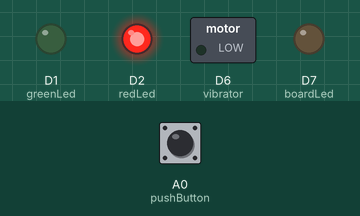
Recording of a sketch running on a simulated Particle Photon. On the bench: switched loads named in the sketch (green lamp = pin HIGH), output pins drawn as LEDs (lit = HIGH). Dashed ring = blinking. Inputs (shaded band) come from the test bench; at power-on: A0 (pushButton) HIGH. Pins used as bus, display or sensor lines are not drawn.

Above: at 1.2 s.
1.3 s: A0 (pushButton) pulled LOW for 0.15 s
At 2.6 s:
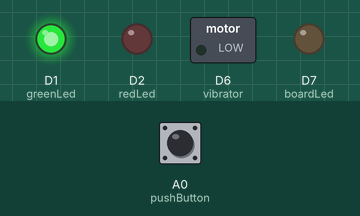
4.4 s: A0 (pushButton) pulled LOW for 1 s
At 6.62 s:
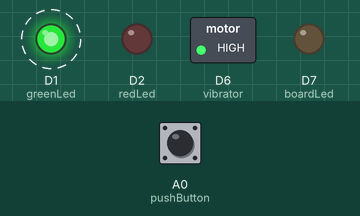
8.2 s: A0 (pushButton) pulled LOW for 3.2 s
At 10.22 s:
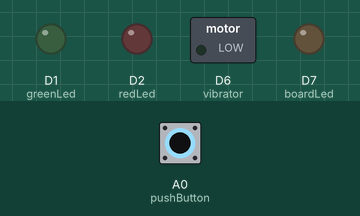
Timing chart, 0 to 15.5 s (numbered marks = the images above; inputs shaded):
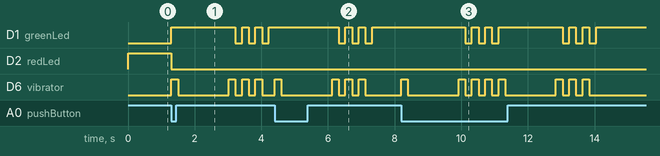

The sketch:

slack-coffee-button.ino
```cpp
// Output pins
const int redLed = D2;
const int greenLed = D1;
const int boardLed = D7;
const int pushButton = A0;
const int vibrator = D6;
const int power = A5;

// Fresh coffee period in minutes
int freshCoffeeDelay = 60;


int freshCoffeeDelayMillis = freshCoffeeDelay * 60 * 1000;
unsigned long coffeeTimer = 0;
int coffeeTimerStarted = 0;


void setup() {
    pinMode(redLed, OUTPUT);
    pinMode(greenLed, OUTPUT);
    pinMode(boardLed, OUTPUT);
    pinMode(vibrator, OUTPUT);
    pinMode(power, OUTPUT);
    pinMode(pushButton, INPUT);
    digitalWrite(power, HIGH);
}

void loop() {
    int buttonPushed = digitalRead(pushButton);

    if (buttonPushed == LOW) {
        coffeeTimer = millis();
        coffeeTimerStarted = 1;
        digitalWrite(boardLed, LOW);
        digitalWrite(greenLed, HIGH);
        digitalWrite(redLed, LOW);
        vibrate();
        Particle.publish("lmslack");
        blinkGreen();
    }
    else {
        if (coffeeTimerStarted == 1) {
            if (millis() - coffeeTimer < freshCoffeeDelayMillis) {
                coffeeIsFresh();
            } else {
                coffeeTimerStarted = 0;
            }
        } else {
            coffeeIsStale();
        }
    }
}

void coffeeIsFresh() {
    digitalWrite(boardLed, LOW);
    digitalWrite(redLed, LOW);
    digitalWrite(greenLed, HIGH);
}

void coffeeIsStale() {
    digitalWrite(boardLed, LOW);
    digitalWrite(redLed, HIGH);
    digitalWrite(greenLed, LOW);
}

void blinkRed() {
    for(int i=0;i<3;i++){
        digitalWrite(redLed, HIGH);
        digitalWrite(vibrator, HIGH);
        delay(200);
        digitalWrite(redLed, LOW);
        digitalWrite(vibrator, LOW);
        delay(200);
    }
}

void blinkGreen() {
    for(int i=0;i<3;i++){
        digitalWrite(greenLed, HIGH);
        digitalWrite(vibrator, HIGH);
        delay(200);
        digitalWrite(greenLed, LOW);
        digitalWrite(vibrator, LOW);
        delay(200);
    }
}

void vibrate() {
    digitalWrite(vibrator, HIGH);
    delay(200);
    digitalWrite(vibrator, LOW);
    delay(1500);
}
```

Measured:
- after the input at 1.3 s, D1 (greenLed): LOW → HIGH at once, then repeats every 0.40 s: LOW 0.20 s, HIGH 0.20 s; D2 (redLed): HIGH → LOW at once; D6 (vibrator): LOW → HIGH at once, → LOW 0.20 s later, → HIGH 1.5 s later, → LOW 0.20 s later, … (8 changes in this stretch)
- after the input at 4.4 s, D1 (greenLed): alternates HIGH for 0.20 s and LOW for 0.20 s, 6 changes in all, then stays HIGH, starting after 1.9 s; D6 (vibrator): LOW → HIGH at once, → LOW 0.20 s later, → HIGH 1.5 s later, → LOW 0.20 s later, … (8 changes in this stretch)
- after the input at 8.2 s, D1 (greenLed): HIGH → LOW after 1.9 s, → HIGH 0.20 s later, → LOW 0.20 s later, → HIGH 0.20 s later, … (12 changes in this stretch); D6 (vibrator): LOW → HIGH at once, → LOW 0.20 s later, → HIGH 1.5 s later, → LOW 0.20 s later, … (16 changes in this stretch)
